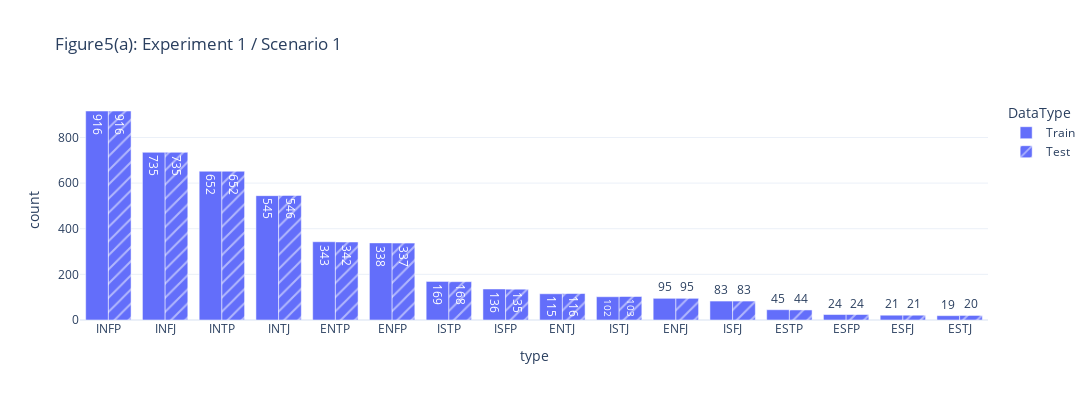

Write notebook code for a chart like this one.
### Markdown cell above
## Experiment 1

### Code cell
figs['실험셋업시각화_실험1시나리오1'].layout['title']['text']='Figure5(a): Experiment 1 / Scenario 1'
figs['실험셋업시각화_실험1시나리오1'].layout['width']=1200
figs['실험셋업시각화_실험1시나리오1'].layout['height']=400
figs['실험셋업시각화_실험1시나리오1'].show(width=1200)

### Figure 1 — Plotly figure (JSON) as saved in the notebook; plotly's stock layout.template omitted (floating-point values rounded to 4 significant figures)
{"data": [{"alignmentgroup": "True", "hovertemplate": "DataType=Train<br>type=%{x}<br>count=%{text}<extra></extra>", "legendgroup": "Train", "marker": {"color": "#636efa", "pattern": {"shape": ""}}, "name": "Train", "offsetgroup": "Train", "orientation": "v", "showlegend": true, "text": [916, 735, 652, 545, 343, 338, 169, 136, 115, 102, 95, 83, 45, 24, 21, 19], "textposition": "auto", "type": "bar", "x": ["INFP", "INFJ", "INTP", "INTJ", "ENTP", "ENFP", "ISTP", "ISFP", "ENTJ", "ISTJ", "ENFJ", "ISFJ", "ESTP", "ESFP", "ESFJ", "ESTJ"], "xaxis": "x", "y": [916, 735, 652, 545, 343, 338, 169, 136, 115, 102, 95, 83, 45, 24, 21, 19], "yaxis": "y"}, {"alignmentgroup": "True", "hovertemplate": "DataType=Test<br>type=%{x}<br>count=%{text}<extra></extra>", "legendgroup": "Test", "marker": {"color": "#636efa", "pattern": {"shape": "/"}}, "name": "Test", "offsetgroup": "Test", "orientation": "v", "showlegend": true, "text": [916, 735, 652, 546, 342, 337, 168, 135, 116, 103, 95, 83, 44, 24, 21, 20], "textposition": "auto", "type": "bar", "x": ["INFP", "INFJ", "INTP", "INTJ", "ENTP", "ENFP", "ISTP", "ISFP", "ENTJ", "ISTJ", "ENFJ", "ISFJ", "ESTP", "ESFP", "ESFJ", "ESTJ"], "xaxis": "x", "y": [916, 735, 652, 546, 342, 337, 168, 135, 116, 103, 95, 83, 44, 24, 21, 20], "yaxis": "y"}], "layout": {"barmode": "group", "height": 400, "legend": {"title": {"text": "DataType"}, "tracegroupgap": 0}, "title": {"text": "Figure5(a): Experiment 1 / Scenario 1"}, "width": 1200, "xaxis": {"anchor": "y", "autorange": true, "domain": [0, 1], "range": [-0.5, 15.5], "title": {"text": "type"}, "type": "category"}, "yaxis": {"anchor": "x", "autorange": true, "domain": [0, 1], "range": [0, 964.2], "title": {"text": "count"}, "type": "linear"}}}
